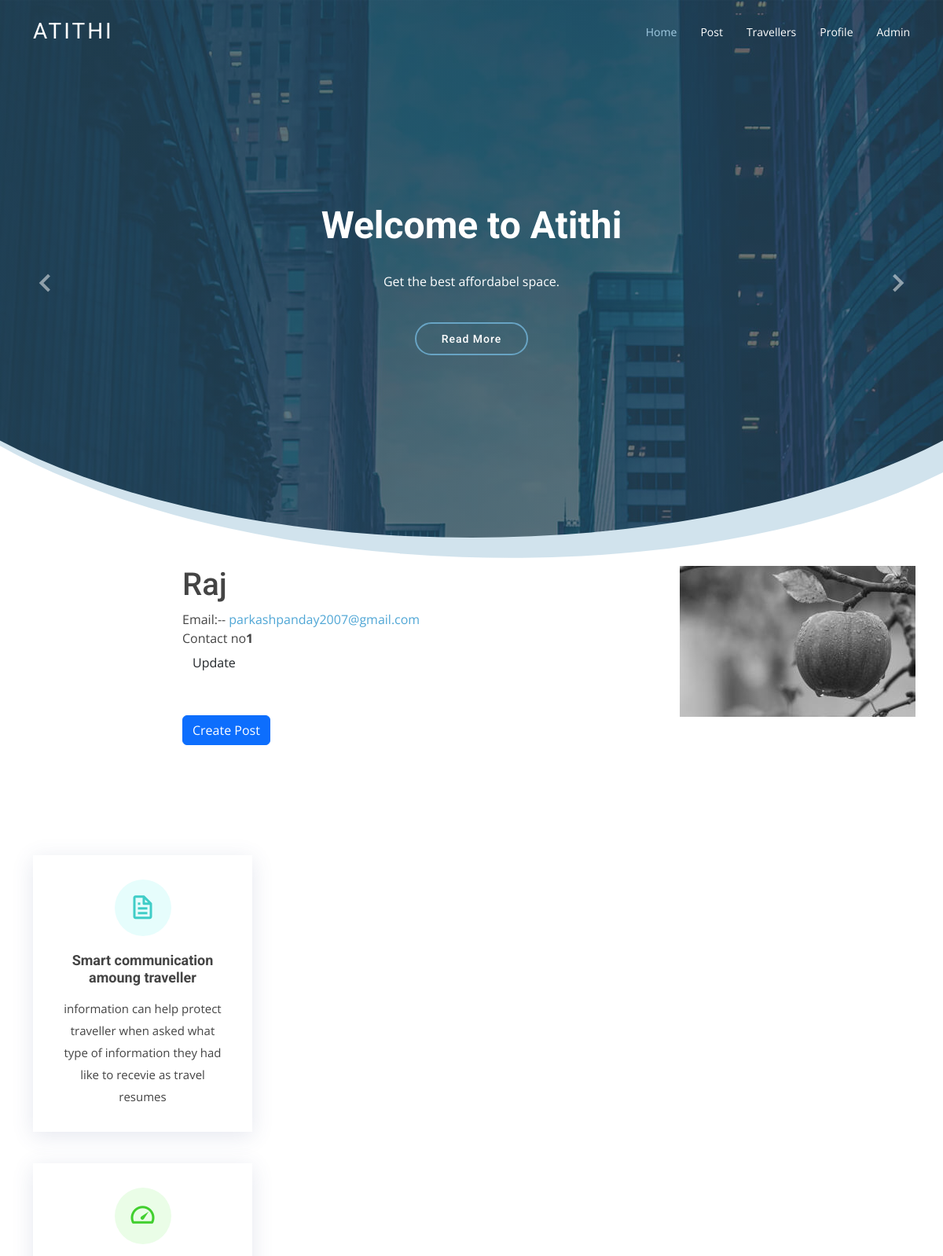
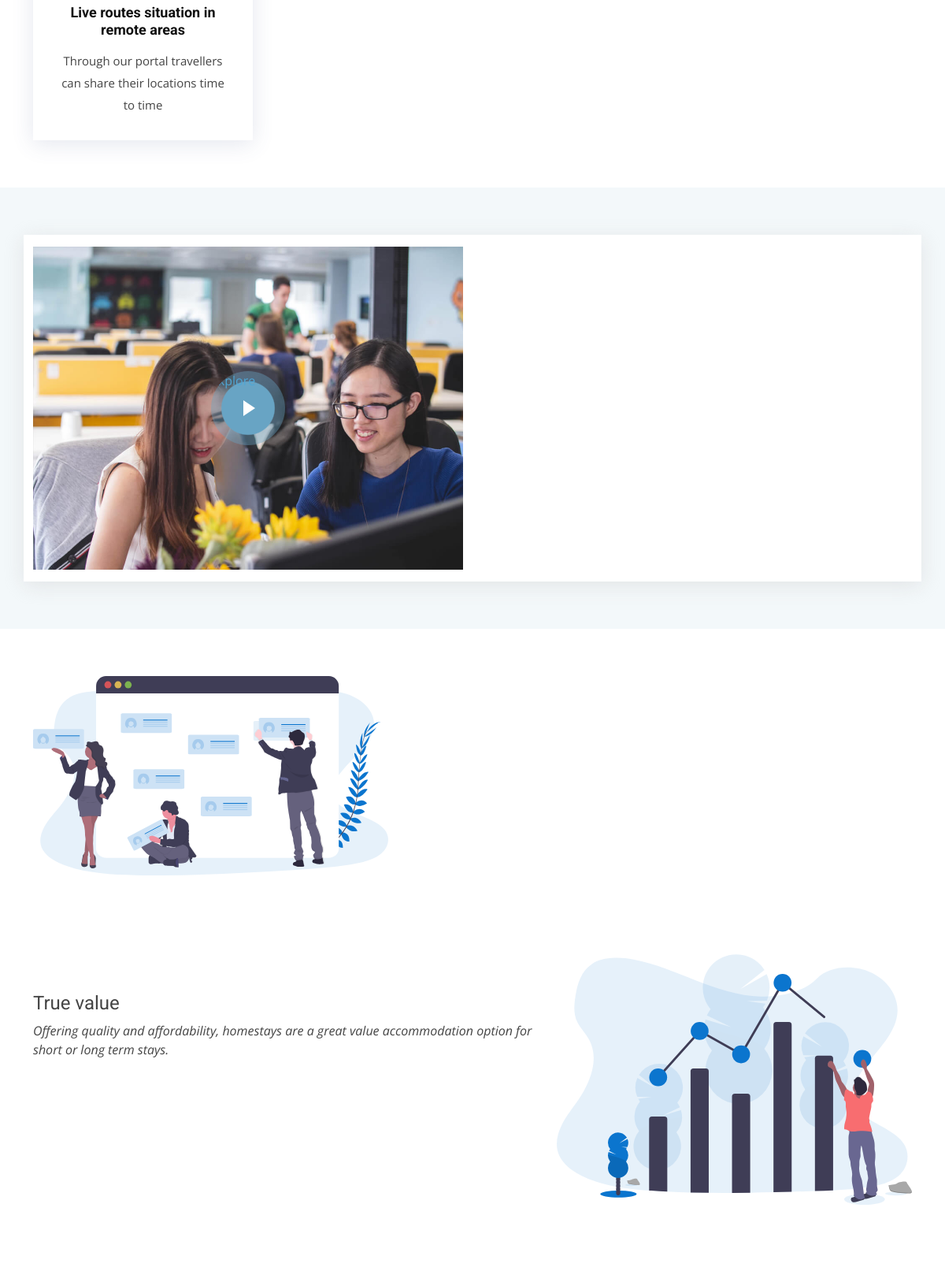
/profile/1/ (signed in, upper part), run on the app's committed database (2 pictures, top to bottom).
### app/models.py (models this page shows, shortened)
class Traveller(models.Model) :
    user= models.OneToOneField(User,on_delete=models.CASCADE)
    name=models.CharField(max_length=200)
    email=models.EmailField(max_length=100)
    contact_no=models.IntegerField(max_length=10,default=1)
    image=models.ImageField(upload_to='traveller',default="default.jpeg",null=True,blank=True)
    verification=models.FileField(upload_to='pdf',default='default.jpg',null=True,blank=True)

### app/views.py (the view)
# urls.py: path('profile/<int:pk>/',views.ProfileDetailView.as_view(),name='profile-detail'),
class ProfileDetailView(LoginRequiredMixin,View):
    def get(self,request,pk):
        us =User.objects.get(id=pk)
        profile = Traveller.objects.get(user =us)
        if profile :
            context = {"profile":profile}
            return render(request ,'app/profile.html',context)
        else:
            return redirect('profile_update')

### app/templates/app/profile.html (shortened to what this page needs)
{% extends 'app/base.html' %}
{% load static %}
{% block main %}
<div class="container">
	<div class="row">
		<div class="col-md-2"></div>
		<div class="col-md-8 col-md-offset-2">
			<div class="mainheading">
				<div class="row post-top-meta authorpage">
					<div class="col-md-10 col-xs-12">
						<h1>{{profile.name}}</h1>
						<span class="author-description"> Email:--<a target="_blank" href="#">  {{profile.email}} </span><div>  </a>Contact no<strong>{{profile.contact_no}}</strong></div>
						{% if request.user == profile.user %}
					<div><a target="_blank" href="{% url 'profile_update' request.user.id %}" class="btn follow">Update</a></div>
					<br> <br>
					<div><a target="_blank" href="{% url 'post-create'  %}" class="btn btn-primary">Create Post</a></div>
					    {% endif %}
					</div>
					<div class="col-md-2 col-xs-12">
						<img class="author-thumb" src="{{profile.image.url}}" alt="{{profile.name}}">
					</div>
				</div>
			</div>
		</div>
	</div>
</div>
{% endblock main %}

### app/static/assets/css/style.css (style rules this page uses)
body { font-family: "Open Sans", sans-serif; color: #444; }
a { color: #4fa6d5; text-decoration: none; }
h1, h2, h3, h4, h5, h6, .font-primary { font-family: "Roboto", sans-serif; }

### data on the page
Traveller: name "Raj", email "parkashpanday2007@gmail.com", contact_no "1", image (picture)
